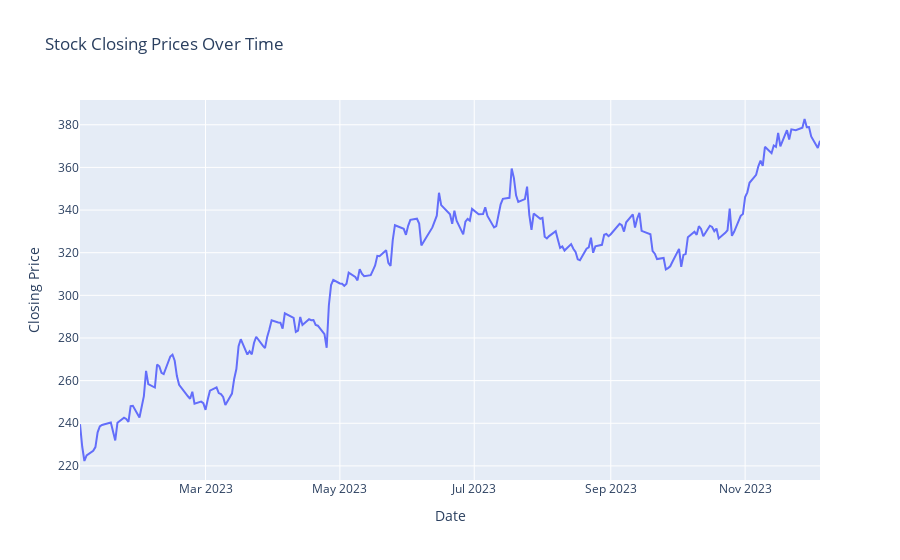

The notebook cell saved with this chart:
### Markdown cell above
# Stock price overtime

### Code cell
def fetch_data_from_cassandra():
    # Connect to the Cassandra cluster
    cluster = Cluster(['localhost'], port=9042)
    session = cluster.connect('stock_data')

    # Fetch data from Cassandra
    rows = session.execute('SELECT * FROM eod_data')

    # Convert Cassandra rows to a DataFrame
    data = {'symbol': [], 'exchange': [], 'date': [], 'close': [], 'high': [], 'low': [], 'open': [], 'volume': []}
    for row in rows:
        data['symbol'].append(row.symbol)
        data['exchange'].append(row.exchange)

        # Convert Cassandra date to string, then to datetime object
        date_obj = datetime.strptime(str(row.date), '%Y-%m-%d').date()

        data['date'].append(date_obj)
        data['close'].append(row.close)
        data['high'].append(row.high)
        data['low'].append(row.low)
        data['open'].append(row.open)
        data['volume'].append(row.volume)

    df = pd.DataFrame(data)

    # Close the Cassandra connection
    cluster.shutdown()

    return df

# Fetch data from Cassandra
cassandra_data = fetch_data_from_cassandra()

# Plotting the closing prices over time
fig = px.line(cassandra_data, x='date', y='close', title='Stock Closing Prices Over Time',
                labels={'close': 'Closing Price', 'date': 'Date'})

# Show the plot
fig.show()

### Figure 1 — Plotly figure (JSON) as saved in the notebook; plotly's stock layout.template omitted (floating-point values rounded to 4 significant figures; data arrays with more than 128 entries replaced by an {"elided": "..."} marker saying what was removed)
{"data": [{"hovertemplate": "Date=%{x}<br>Closing Price=%{y}<extra></extra>", "legendgroup": "", "line": {"color": "#636efa", "dash": "solid"}, "marker": {"symbol": "circle"}, "mode": "lines", "name": "", "orientation": "v", "showlegend": false, "type": "scatter", "x": {"elided": "233 str values"}, "xaxis": "x", "y": {"elided": "233 float values"}, "yaxis": "y"}], "layout": {"legend": {"tracegroupgap": 0}, "title": {"text": "Stock Closing Prices Over Time"}, "xaxis": {"anchor": "y", "domain": [0, 1], "title": {"text": "Date"}}, "yaxis": {"anchor": "x", "domain": [0, 1], "title": {"text": "Closing Price"}}}}
